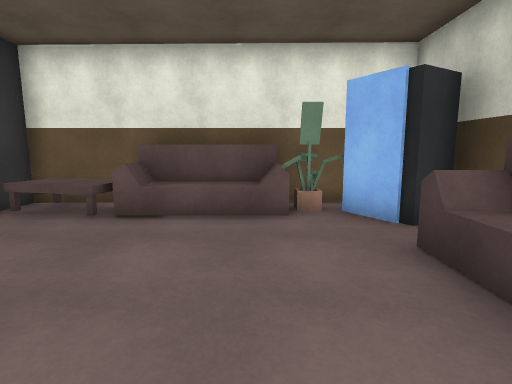
View 1 (above)

19 first-person views from a walk through a scene from a Unity 3-D project. The camera is 1.3 m above the floor, tilts 8° down and sees 80° across. The floor is counted in squares, 1 m on a side. Each view is taken from the middle of a square. On the plan, view 1 faces up. The plan holds only what a view shows up to about 14 squares ahead; the rest is blank. The place goes on beyond the plan. The player character is not drawn.

View 2
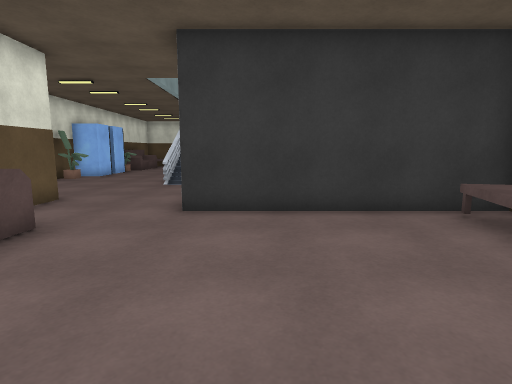

View 3
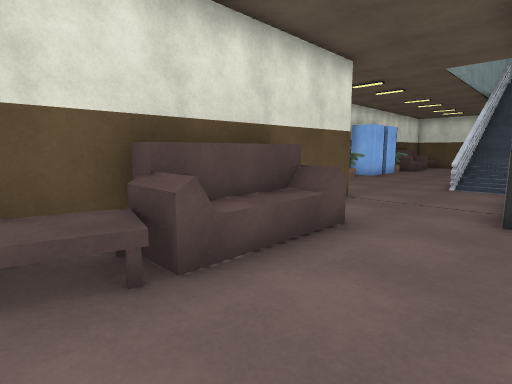

View 4
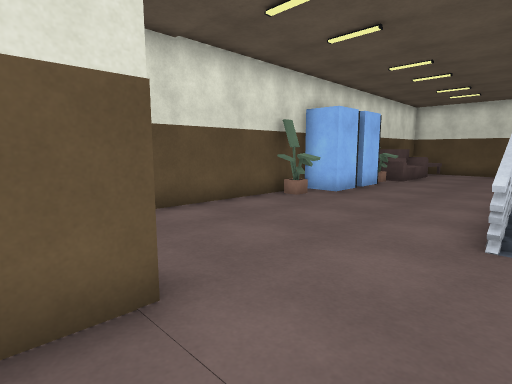

View 5
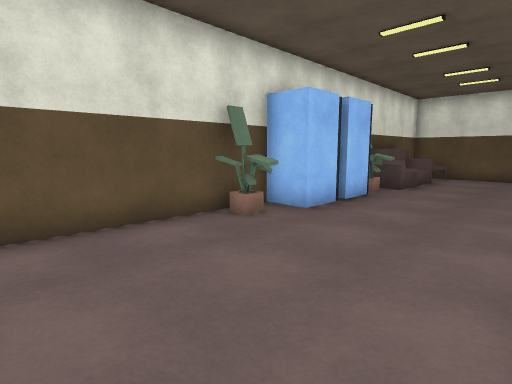

View 6
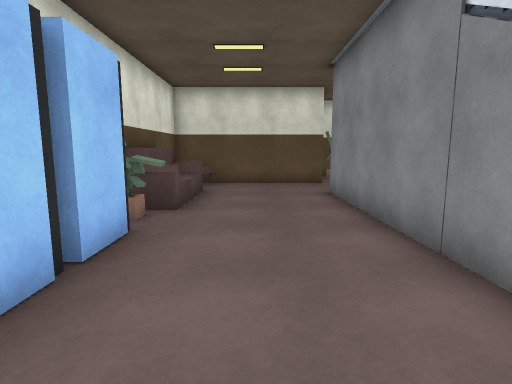

View 7
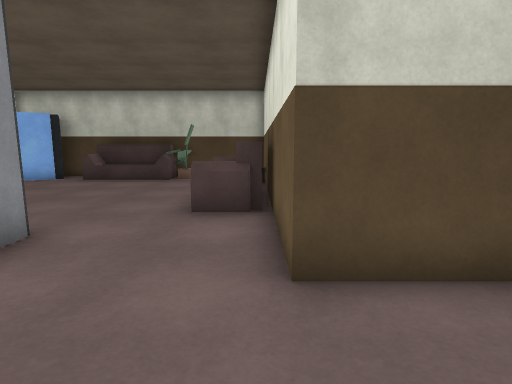

View 8
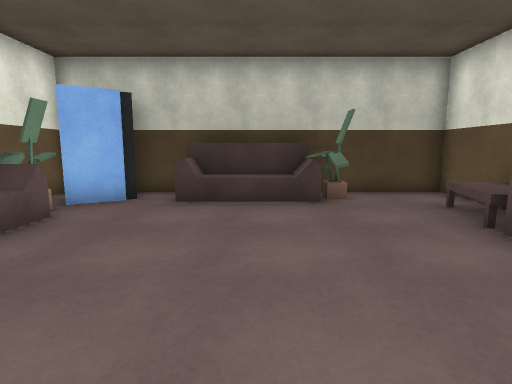

View 9
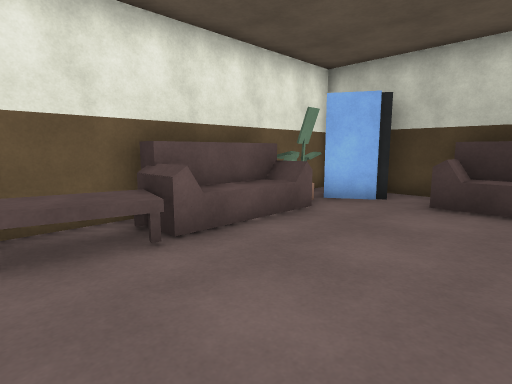

View 10
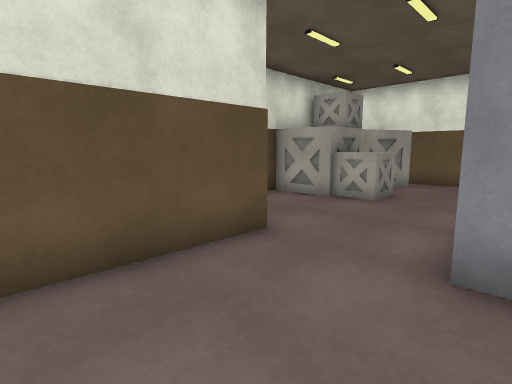

View 11
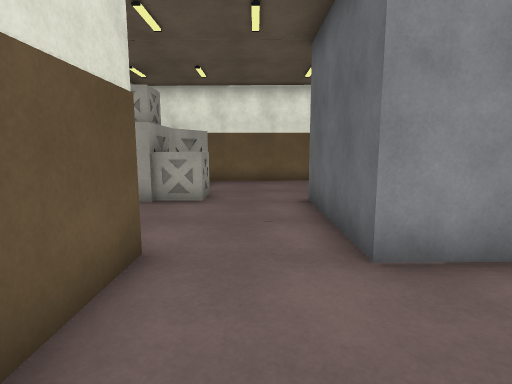

View 12
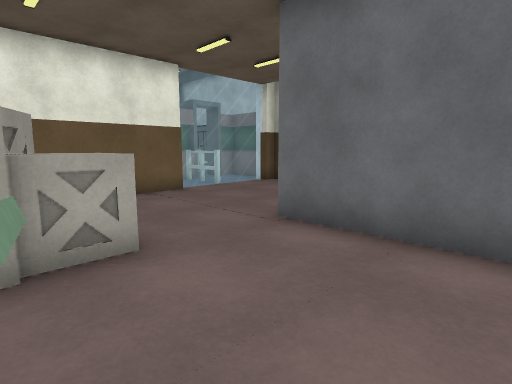

View 13
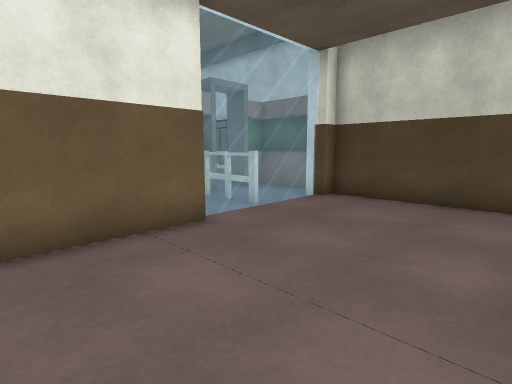

View 14
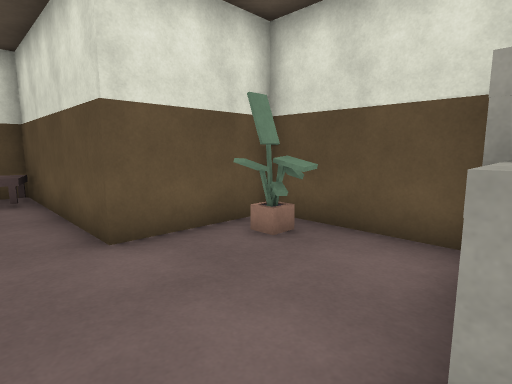

View 15
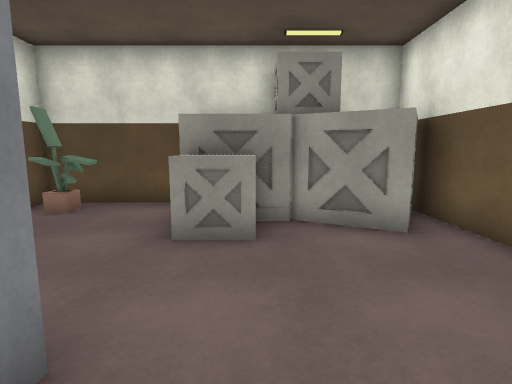

View 16
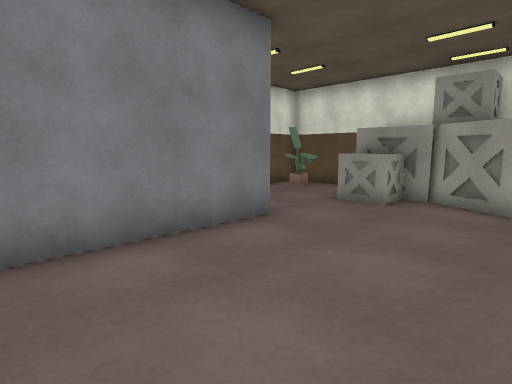

View 17
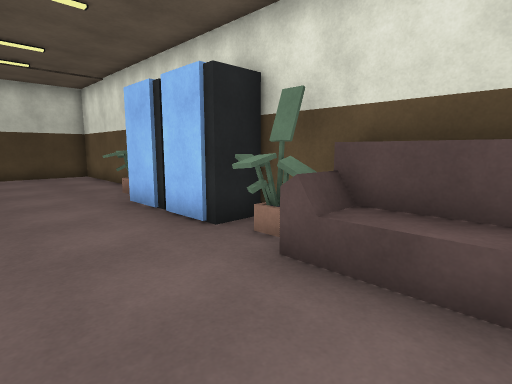

View 18
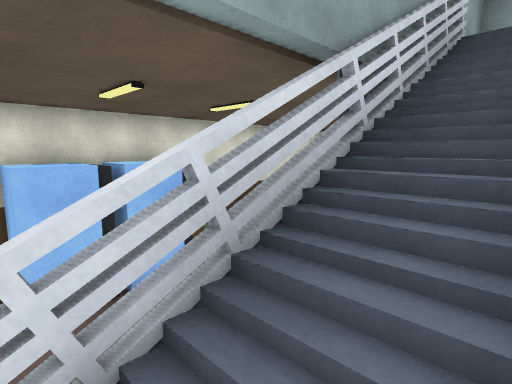

View 19
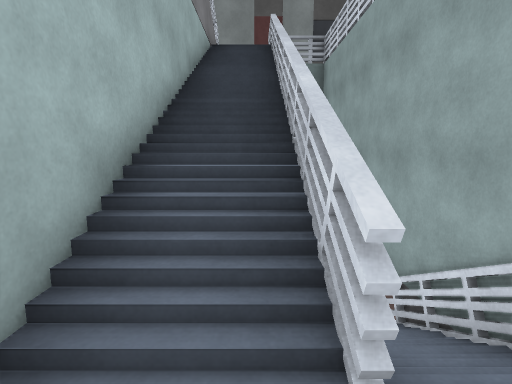

### Floor plan
Key: @ floor where view 1 was taken; # wall or solid block; . main floor; - floor 0.25 m lower than the main floor; : floor 4.75 m higher than the main floor; / step, stairs or slope; = window, fence, low wall or low ledge; ^ raised ledge; T table; S sofa; P plant; C crate; O other object.
Columns run from 29 left of view 1 to 4 right of it. Each row starts with its distance up from view 1.
 10          #  ^^
  9         -#--^^
  8  #######====#          ###########
  7   C-----....#          #TTTSSSP.O#
  6   CC----....#          #TTTSSS.OO#
  5  CC-----....#          #........O#
  4  CCC----....#          #........S#
  3 #CCC--###====          #.......SS#
  2 #-----# //////////     #.......SS#
  1 #-----#://////////     #.......SP#
  0 #P----# #//////////.////.....@...#
 -1 #-----#  //==//////..............#
 -2 ####--######......=......SSSSTT..#
 -3    #-----................SSSSTT..#
 -4    #-----.............###      ###
 -5    #-----.............#
 -6    #TTTSSS.POOO.......#
 -7    ##T#SSS.#OOO.P.....#
 -8           #    ########

Where each view was taken, in squares from view 1:
view 1: 0 up, 0 right, facing up
view 2: 2 up, 1 right, facing left
view 3: 1 up, 1 right, facing down-left
view 4: 1 down, 6 left, facing down-left
view 5: 2 down, 9 left, facing down-left
view 6: 4 down, 13 left, facing left
view 7: 3 down, 10 left, facing right
view 8: 2 up, 5 left, facing right
view 9: 2 up, 5 left, facing up-right
view 10: 5 down, 22 left, facing up-left
view 11: 5 down, 24 left, facing up
view 12: 1 down, 27 left, facing up-right
view 13: 3 up, 25 left, facing up-right
view 14: 3 up, 24 left, facing down-left
view 15: 4 up, 21 left, facing left
view 16: 7 up, 18 left, facing down-left
view 17: 3 down, 22 left, facing down-right
view 18: 0 up, 14 left, facing down-left
view 19: 1 up, 22 left, facing right
